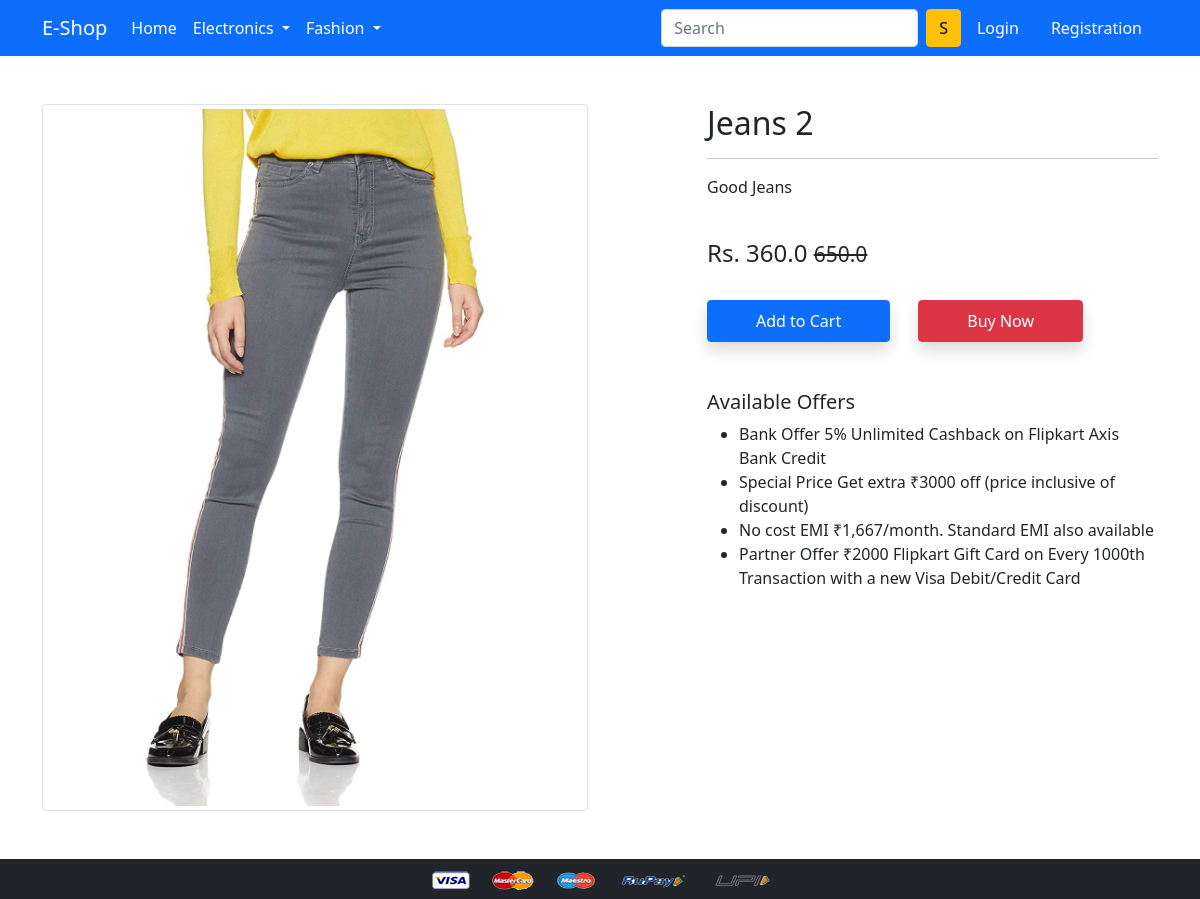
/product-detail/10/, run on the app's committed database.
### app/models.py (models this page shows, shortened)
class Product(models.Model):
 title = models.CharField(max_length=100)
 selling_price = models.FloatField()
 discounted_price = models.FloatField()
 description = models.TextField()
 brand = models.CharField(max_length=100)
 category = models.CharField( choices=CATEGORY_CHOICES, max_length=2)
 product_image = models.ImageField(upload_to='productimg')

### app/views.py (the view)
# urls.py: path('product-detail/<int:pk>/', views.ProductDetailView.as_view(), name='product-detail'),
class ProductDetailView(View):
	def get(self, request, pk):
		totalitem = 0
		product = Product.objects.get(pk=pk)
		print(product.id)
		item_already_in_cart=False
		if request.user.is_authenticated:
			totalitem = len(Cart.objects.filter(user=request.user))
			item_already_in_cart = Cart.objects.filter(Q(product=product.id) & Q(user=request.user)).exists()
		return render(request, 'app/productdetail.html', {'product':product, 'item_already_in_cart':item_already_in_cart, 'totalitem':totalitem})

### app/templates/app/productdetail.html (shortened to what this page needs)
{% extends 'app/base.html' %}
{% load static %}
{% block main-content %}
<div class="container my-5">
 <div class="row">
  <div class="col-sm-6 text-center align-self-center">
   <img src="{{product.product_image.url}}" alt="" class="img-fluid img-thumbnail">
  </div>
  <div class="col-sm-5 offset-sm-1">
   <h2>{{product.title}}</h2>
   <hr>
   <p>{{product.description}}</p> <br>
   <h4>Rs. {{product.discounted_price}} <small class="fw-light text-decoration-line-through">{{product.selling_price}}</small></h4> <br>
   {% if not request.user.is_authenticated %}
     <form action="/add-to-cart" class="d-inline">
      <button type="submit" class="btn btn-primary shadow px-5 py-2">Add to Cart</button>
     </form>
   {% endif %}
   <a href="{% url 'checkout' %}" class="btn btn-danger shadow px-5 py-2 ms-4">Buy Now</a>
   <h5 class="mt-5">Available Offers</h5>
   <ul>
    <li>Bank Offer 5% Unlimited Cashback on Flipkart Axis Bank Credit</li>
    <li>Special Price Get extra ₹3000 off (price inclusive of discount)</li>
    <li>No cost EMI ₹1,667/month. Standard EMI also available</li>
    <li>Partner Offer ₹2000 Flipkart Gift Card on Every 1000th Transaction with a new Visa Debit/Credit Card</li>
   </ul>
  </div>
 </div>
</div>
{% endblock main-content %}

### data on the page
Product: product_image (picture), title "Jeans 2", description "Good Jeans", discounted_price "360.0", selling_price "650.0"
